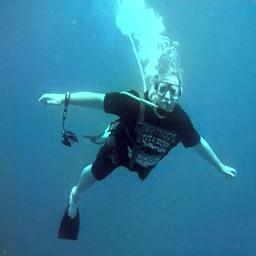
#> input picture preprocess/test.jpg, 256 x 256 px
$ python -i transform.py   (imports and definitions only)
#> lines starting #> are read from the running program, lines starting #| are printed output that depends on the picture
import numpy as np
import cv2
from typing import Tuple


# [60 lines left out: functions white_balance_transform, gamma_correction, not called in this run]


def histeq(im_rgb):
    im_lab = cv2.cvtColor(im_rgb, cv2.COLOR_RGB2LAB)
#> im_lab: shape (256, 256, 3); mean of channels 0, 1, 2 128.1, 114.8, 104.2

    clahe = cv2.createCLAHE(clipLimit=0.1, tileGridSize=(8, 8))
    el = clahe.apply(im_lab[:, :, 0])
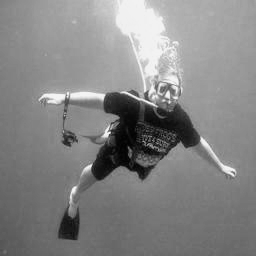
#> el: shape (256, 256); min 2, max 248, mean 133

    im_he = im_lab.copy()
    im_he[:, :, 0] = el
#> im_he: shape (256, 256, 3); mean of channels 0, 1, 2 133, 114.8, 104.2
    im_he_rgb = cv2.cvtColor(im_he, cv2.COLOR_LAB2RGB)
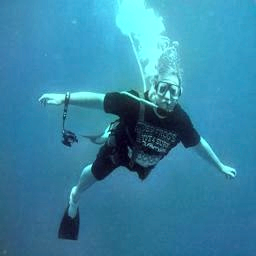
#> im_he_rgb: shape (256, 256, 3); mean R, G, B 55.4, 134.2, 165.7

    return im_he_rgb


# [10 lines left out: function transform, not called in this run]

>>> import cv2
>>> picture = cv2.cvtColor(cv2.imread('test.jpg'), cv2.COLOR_BGR2RGB)
>>> result = histeq(picture)
